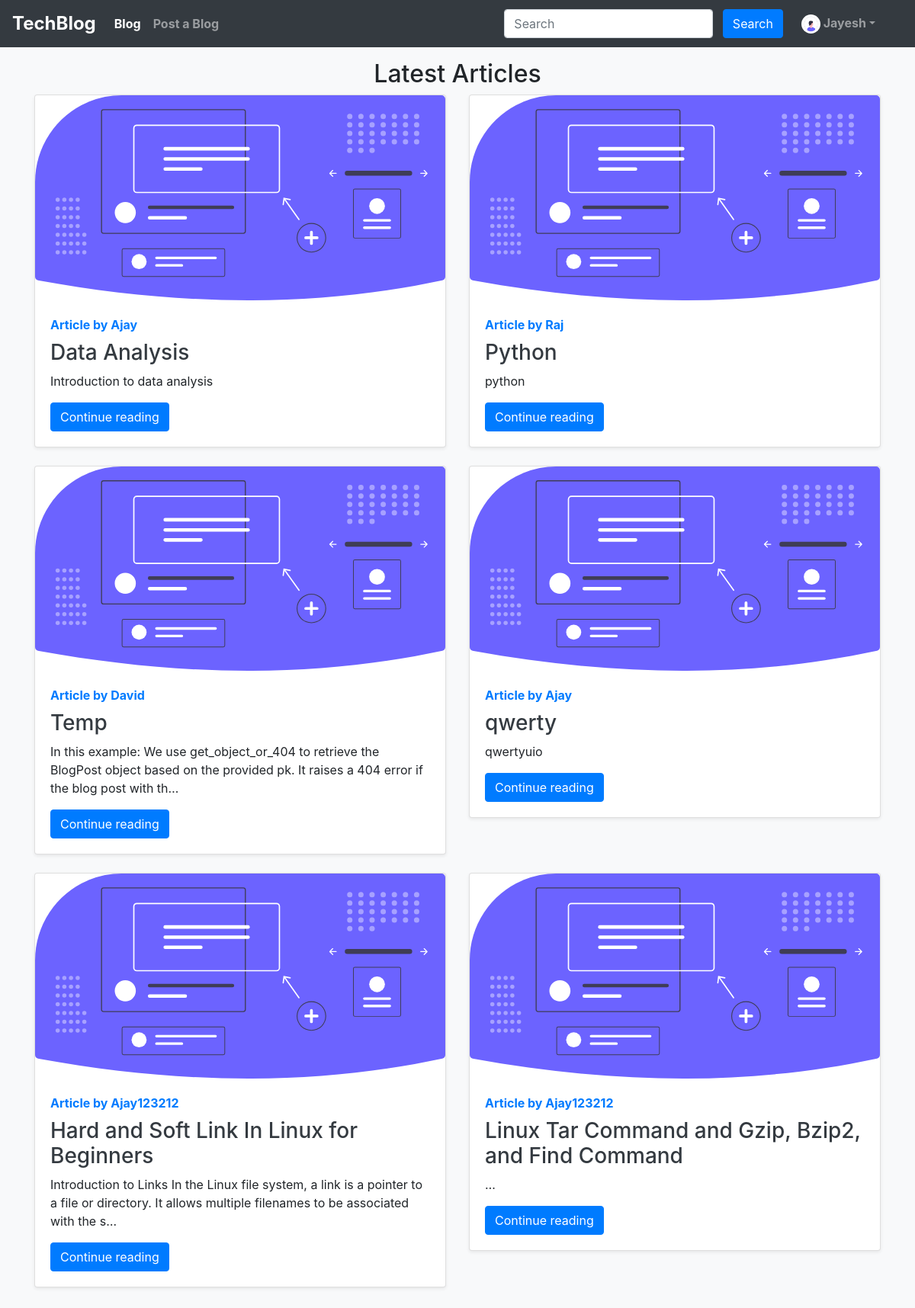
Screenshot of /blog/ (signed in) with the database file from the repository.
### blog_app/models.py (models this page shows, shortened)
class Post(models.Model):
    sno = models.AutoField(primary_key=True)
    title = models.CharField(max_length=255)
    author = models.CharField(max_length=14)
    slug = models.CharField(max_length=130)
    timestamp = models.DateField(blank=True, null=True)  # Use DateTimeField instead
    content = models.TextField()
    like_User = models.ManyToManyField(User, related_name='liked_posts')

### blog_app/views.py (the view)
# urls.py: path('', views.blogHome, name="bloghome"),
def blogHome(request):
    allPosts= Post.objects.all()
    context={'allPosts': allPosts}
    return render(request, "blog/blogHome.html", context)

### templates/blog/bloghome.html (shortened to what this page needs)
{% extends 'base.html' %}
{% block blogactive %} active {% endblock blogactive %}
{% block body %}
<div class="container my-3">
    <h2 class="text-center">Latest Articles</h2>
    <div class="row">
        {% for post in allPosts %}
        <div class="col-md-6">
            <div class="card mb-4 shadow-sm">
                <img src="/static/img/blog.svg" alt="{{ post.title }}" class="img-fluid">
                <div class="card-body">
                    <strong class="d-block mb-2 text-primary">Article by {{ post.author }}</strong>
                    <h3 class="mb-0"><a class="text-dark" href="/blog/{{ post.slug }}">{{ post.title }}</a></h3>
                    <p class="card-text">{{ post.content|safe|truncatechars:150 }}</p>
                    <a href="/blog/{{ post.slug }}" class="btn btn-primary">Continue reading</a>
                </div>
            </div>
        </div>
        {% endfor %}
    </div>
</div>
{% endblock %}

### templates/base.html (shortened to what this page needs)
<!DOCTYPE html>
<html lang="en">
  <head>
    <link
      rel="stylesheet"
      href="https://cdn.jsdelivr.net/npm/bootstrap-icons@1.5.0/font/bootstrap-icons.css"
    />
    <link
      rel="stylesheet"
      href="https://stackpath.bootstrapcdn.com/bootstrap/4.5.2/css/bootstrap.min.css"
    />
  </head>
  <body>
    <nav class="navbar navbar-expand-lg navbar-dark">
      <a class="navbar-brand" href="/">TechBlog</a>
      <div class="collapse navbar-collapse" id="navbarSupportedContent">
        <ul class="navbar-nav mr-auto">
          <li class="nav-item {% block blogactive %} {% endblock blogactive %}">
            <a class="nav-link" href="/blog">Blog</a>
          </li>
          <li
            class="nav-item {% block postablogactive %} {% endblock postablogactive %}"
          >
            <a class="nav-link" href="/blog/post-a-blog">Post a Blog </a>
          </li>
        </ul>
        <div class="ml-auto form-inline search-form">
          <form method="get" action="/search" class="my-2 my-lg-0 mx-3">
            <input
              class="form-control mr-sm-2"
              type="search"
              placeholder="Search"
              aria-label="Search"
              name="query"
              id="query"
            />
            <button class="btn btn-primary my-2 my-sm-0" type="submit">
              Search
            </button>
          </form>
          {% if user.is_authenticated %}
          <ul class="navbar-nav mr-2">
            <li class="nav-item dropdown">
              <a
                class="nav-link dropdown-toggle"
                href="#"
                id="navbarDropdown"
                role="button"
                data-toggle="dropdown"
              >
                <img
                  class="rounded-circle mx-auto"
                  src="/static/img/user.png"
                  alt="user"
                  width="25"
                  height="25"
                />&nbsp;{{request.user}}</a
              >
            </li>
          </ul>
        </div>
        {% endif %}
      </div>
    </nav>
    {% block body %} {% endblock body %} {% block js %} {% endblock js %}
  </body>
</html>

### templates/base.html (style rules this page uses)
body { background-color: #f8f9fa; }
.navbar { background-color: #343a40; }
.navbar-brand { font-size: 24px; font-weight: bold; }
.nav-link { color: #fff; font-weight: bold; }
.search-form { margin-right: 20px; }

### rows the page displays
Post: author "Ajay", title "Data Analysis", content "Introduction to data analysis"
Post: author "Raj", title "Python", content "python"
Post: author "David", title "Temp", content "In this example: We use get_object_or_404 to retrieve the BlogPost object based on the provided pk. It raises a 404 error if the blog post with th…"
Post: author "Ajay", title "qwerty", content "qwertyuio"
Post: author "Ajay123212", title "Hard and Soft Link In Linux for Beginners", content "Introduction to Links In the Linux file system, a link is a pointer to a file or directory. It allows multiple filenames to be associated with the s…"
Post: author "Ajay123212", title "Linux Tar Command and Gzip, Bzip2, and Find Command", content "…"

### other values shown
{{ request.user }} "Jayesh"
